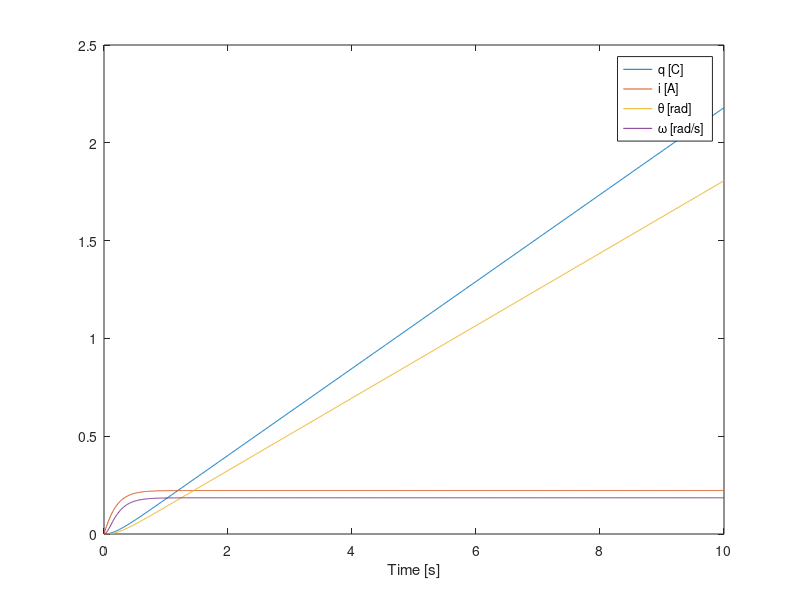
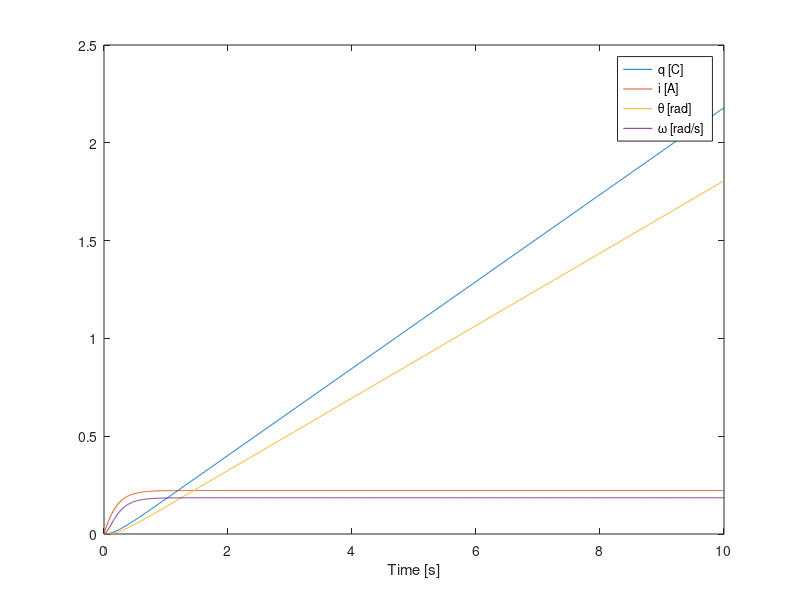

MATLAB code to generate these figures, in order:
%% This file demonstrates how to do basic simulation of first order differential
%% equations of a simple DC motor model.
% This file contains three functions. The first function in the file will be the
% primary function that calls the other two functions defined below.
function simulate_dc_motor()
    % The system has four state variables and here the initial condition for
    % each state variable is set.
    % x = [q, i, theta, omega]
    x0 = [0, 0, 0, 0];

    % Create a vector of time values that we desire to know x(t) at. The
    % larger the number of values, the more accurate the result is, but the
    % slower the integration runs.
    t = linspace(0, 10, 1000);

    % Call a function that integrates the system's equations and returns
    % x(t).
    % The @ is required to pass in functions to other functions, i.e. a
    % function name is not a standard variable name.
    [t, x] = euler_integrate(@f, t, x0);

    % Plot the results. Always label x and y axis and provide units! Note
    % that Octave/Matlab can render mathematical symbols using LaTeX
    % notation.
    figure(1);
    plot(t, x);
    xlabel('Time [s]');
    legend('q [C]', 'i [A]', '\theta [rad]', '\omega [rad/s]');

    % We wrote our own integration function here, but Octave/Matlab includes
    % many better integration routines that can handle certain ODEs more
    % carefully, ensuring accurate results. For example ode45() works just
    % like euler_integrate() but uses the Runga-Kutta 4-5 integration
    % algorithm. This is a good algorithm for most non-stiff system
    % equations and will work with most of the models in this class. You use
    % it like so:
    [t, x] = ode45(@f, t, x0);

    % You should almost exactly the same results as the custom integration
    % function:
    figure(2);
    plot(t, x);
    xlabel('Time [s]');
    legend('q [C]', 'i [A]', '\theta [rad]', '\omega [rad/s]');
end

function [t, x] = euler_integrate(f, t, x0)
    % EULER_INTEGRATE - Integrates a set of first order ordinary
    % differential equations using Euler's integration method.
    %
    % Syntax: [t, x] = euler_integrat(f, t, x0)
    %
    % Inputs:
    %   f - An anonymous function that evaluates the right hand side of the
    %       first order ordinary differential equations, i.e. dx/dt. The
    %       function must follow the syntax dxdt = f(t, x) and return a size
    %       1xm vector where t is size 1x1 and x is size 1xm.
    %   t - Vector of monotonically increasing time values. [size 1xn]
    %   x0 - Vector a initial conditions for the states. [size 1xm]
    % Outputs:
    %   t - Vector of monotonically increasing time values (same as the
    %       input t). [size 1xn]
    %   x - Matrix of state values as a function of time. [size nxm]

    % Create an "empty" matrix to hold the results n x m.
    x = nan * ones(length(t), length(x0));

    % Set the initial conditions to the first element.
    x(1, :) = x0;

    % Use a for loop to sequentially calculate each new x.
    for i = 2:length(t)
        deltat = t(i) - t(i-1);
        x(i, :) = x(i - 1, :) + deltat * f(t(i - 1), x(i - 1, :));
    end
end

function xdot = f(t, x)

    % Extract the state variables so we can use the variable names we want.
    q = x(1);
    i = x(2);
    theta = x(3);
    omega = x(4);

    % Declare the constants. Make sure units are compatible!
    L = 0.5;  % motor inductance [H]
    Rw = 1.0;  % motor winding resistance [Ohm]
    ktau = 1.5;  % motor torque constant [N*m/A]
    b = 1.8;  % Rotor viscous friction [N*m*s]
    J = 0.1;  % Rotor inertia [kg*m^2]

    % Initialize the empty vector for the derivative of the states. [1xm]
    xdot = nan * zeros(1, length(x));

    % The voltage is the source effort in this system. So we can specify what we
    % want it to be.
    % Example 1, constant voltage:
    V = 0.5;
    % Uncomment the following two examples to try them out.
    % Example 2, sinusoidal voltage (function of time):
    %V = 0.5*sin(pi*t);
    % Example 3, voltage switches on at 1 second (also function of time):
%    if t < 1
%        V = 0;
%    else
%        V = 0.5;
%    end

    % Fill the derivative entries based on the system's equations.
    xdot(1) = i;
    xdot(2) = (-Rw*i - ktau*omega + V) / L;
    xdot(3) = omega;
    xdot(4) = (-b*omega + ktau*i) / J;
end
